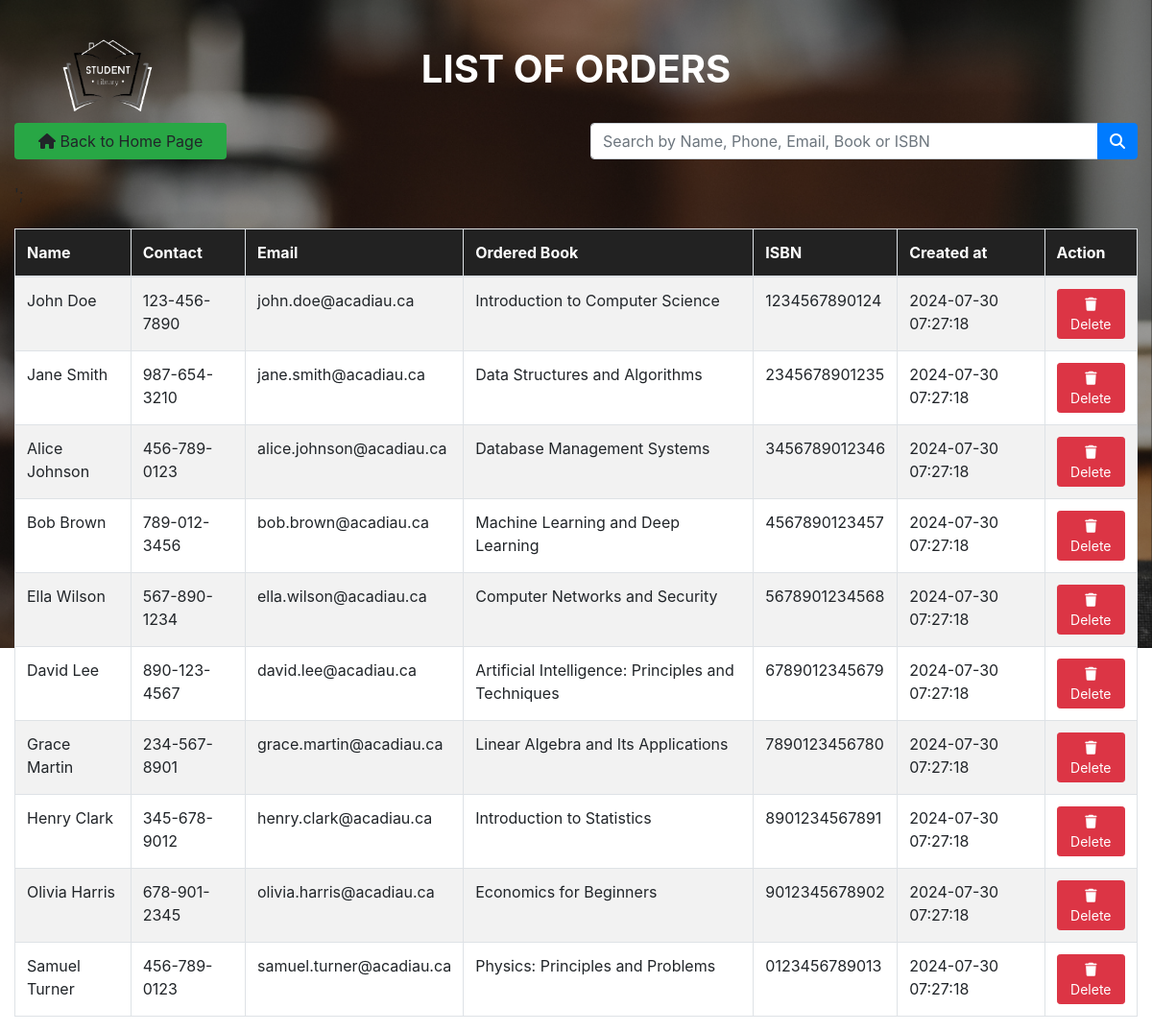
/ordersMain.php (signed in), run on the app's committed database.
### tables this page shows
CREATE TABLE orders (
    id INT PRIMARY KEY AUTO_INCREMENT,
    name VARCHAR(200) NOT NULL,
    phone VARCHAR(200) NOT NULL,
    email VARCHAR(200) NOT NULL,
    book VARCHAR(200) NOT NULL,
    ISBN CHAR(13) NOT NULL,
    created_at DATETIME NOT NULL DEFAULT CURRENT_TIMESTAMP
);

### ordersMain.php (the view, shortened to what this page needs)
<?php
if (($_SESSION['role'] === 'admin') || ($_SESSION['role'] === 'staff') && isset($_SESSION['user_name']) && isset($_SESSION['fname']) && isset($_SESSION['lname']) && isset($_SESSION['role'])) {
?>
<?php
if (isset($_POST['submit'])) {
    $search = $_POST['search'];
    include "db_conn.php";
    $sql = "SELECT * FROM orders WHERE
        name LIKE '%$search%' OR
        phone LIKE '%$search%' OR
        email LIKE '%$search%' OR
        book LIKE '%$search%' OR
        ISBN LIKE '%$search%'";
    $result = $conn->query($sql);
    if (!$result) {
        die("Invalid Query:" . $conn->error);
    }
} else {
    include "db_conn.php";
    $sql = "SELECT * FROM orders";
    $result = $conn->query($sql);
}
?>
<!DOCTYPE html>
<html lang="en">
<head>
    <link rel="stylesheet" href="https://cdn.jsdelivr.net/npm/bootstrap@4.4.1/dist/css/bootstrap.min.css">
    <link rel="stylesheet" href="https://cdnjs.cloudflare.com/ajax/libs/font-awesome/6.2.1/css/all.min.css" />
</head>
<body>
<img src="covers/logo.png" alt="Your Logo" class="logo">
<div class="container-fluid">
    <br><br>
    <h1 class="text-center text-uppercase font-weight-bold text-white">List of Orders</h1><br>
    <div class="row">
        <div class="col-md-6">
            <a class="btn bg-success px-4" href="home.php" role="button"><i class="fa-solid fa-house"></i> Back to Home Page</a>
        </div>
        <div class="col-md-6">
            <form method="POST" action="ordersMain.php">
                <div class="input-group">
                    <input type="text" name="search" class="form-control" placeholder="Search by Name, Phone, Email, Book or ISBN">
                    <div class="input-group-append">
                        <button type="submit" class="btn btn-primary" name="submit"><i class="fa-solid fa-search"></i></button>
                    </div>
                </div>
            </form>
        </div>
    </div>
    <div class="row">
        <div class="col-md-12">
            <table class="table mt-4 table-bordered table-hover table-striped">
                <thead>
                    <tr>
                        <th>Name</th>
                        <th>Contact</th>
                        <th>Email</th>
                        <th>Ordered Book</th>
                        <th>ISBN</th>
                        <th>Created at</th>
                        <th>Action</th><br>';
                    </tr>
                </thead>
                <tbody>
                    <?php
                    if (isset($result) && $result->num_rows > 0) {
                        while ($row = $result->fetch_assoc()) {
                            echo "<tr>";
                            echo "<td>$row[name]</td>";
                            echo "<td>$row[phone]</td>";
                            echo "<td>$row[email]</td>";
                            echo "<td>$row[book]</td>";
                            echo "<td>$row[ISBN]</td>";
                            echo "<td>$row[created_at]</td>";
                            echo "<td>";
                            echo "<a class='btn btn-danger btn-sm' href='ordersDelete.php?id=$row[id]'><i class='fa-solid fa-trash'></i> Delete</a>";
                            echo "</td>";
                            echo "</tr>";
                        }
                    } else {
                        echo '<tr><td colspan="7">No matching results found.</td></tr>';
                    }
                    ?>
                </tbody>
            </table>
        </div>
    </div>
</div>
</body>
</html>
<?php
}
else{
    header("Location: index.php");
     exit();
}
?>

### ordersMain.php (style rules this page uses)
html, body { height: 100%; background-image: url('book.png'); background-repeat: no-repeat; background-attachment: fixed; background-size: 100%; }
.container-fluid { min-height: 100%; }
.table { background-color: #fff; }
.table th { background-color: #222222; color: #fff; }
.logo { position: absolute; top: 40px; left: 60px; width: 100px; height: auto; }

### data on the page
orders: name "John Doe", phone "123-456-7890", email "john.doe@acadiau.ca", book "Introduction to Computer Science", ISBN "1234567890124", created_at "2024-07-30 07:27:18"
orders: name "Jane Smith", phone "987-654-3210", email "jane.smith@acadiau.ca", book "Data Structures and Algorithms", ISBN "2345678901235", created_at "2024-07-30 07:27:18"
orders: name "Alice Johnson", phone "456-789-0123", email "alice.johnson@acadiau.ca", book "Database Management Systems", ISBN "3456789012346", created_at "2024-07-30 07:27:18"
orders: name "Bob Brown", phone "789-012-3456", email "bob.brown@acadiau.ca", book "Machine Learning and Deep Learning", ISBN "4567890123457", created_at "2024-07-30 07:27:18"
orders: name "Ella Wilson", phone "567-890-1234", email "ella.wilson@acadiau.ca", book "Computer Networks and Security", ISBN "5678901234568", created_at "2024-07-30 07:27:18"
orders: name "David Lee", phone "890-123-4567", email "david.lee@acadiau.ca", book "Artificial Intelligence: Principles and Techniques", ISBN "6789012345679", created_at "2024-07-30 07:27:18"
orders: name "Grace Martin", phone "234-567-8901", email "grace.martin@acadiau.ca", book "Linear Algebra and Its Applications", ISBN "7890123456780", created_at "2024-07-30 07:27:18"
orders: name "Henry Clark", phone "345-678-9012", email "henry.clark@acadiau.ca", book "Introduction to Statistics", ISBN "8901234567891", created_at "2024-07-30 07:27:18"
orders: name "Olivia Harris", phone "678-901-2345", email "olivia.harris@acadiau.ca", book "Economics for Beginners", ISBN "9012345678902", created_at "2024-07-30 07:27:18"
orders: name "Samuel Turner", phone "456-789-0123", email "samuel.turner@acadiau.ca", book "Physics: Principles and Problems", ISBN "0123456789013", created_at "2024-07-30 07:27:18"
